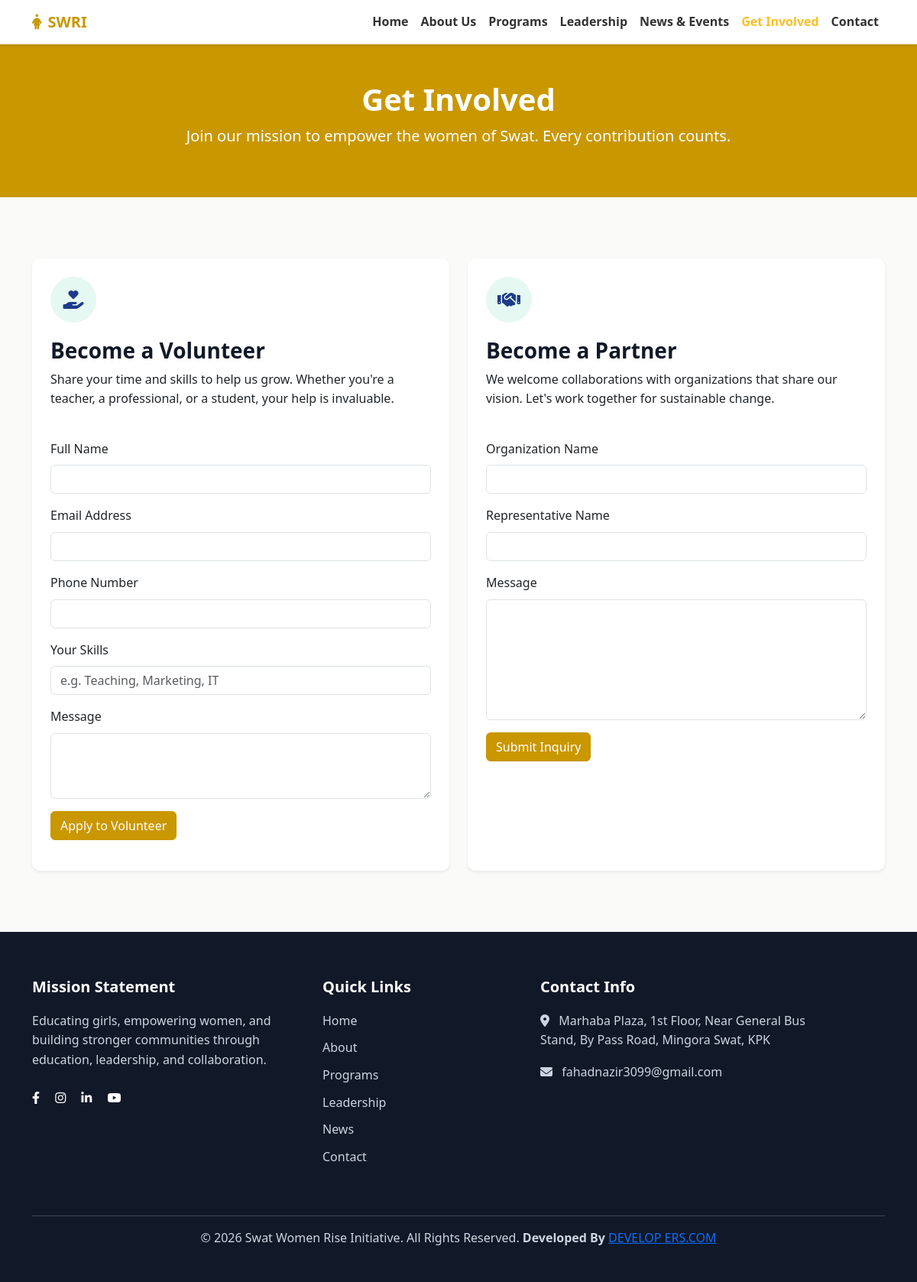
The app's page /get-involved.php with its own data.
### tables this page shows
CREATE TABLE `get_involved_header` (
  `id` int(11) NOT NULL,
  `page_title` varchar(255) NOT NULL,
  `page_subtitle` text NOT NULL,
  `volunteer_heading` varchar(255) NOT NULL,
  `volunteer_description` text NOT NULL,
  `partner_heading` varchar(255) NOT NULL,
  `partner_description` text NOT NULL,
  `updated_at` timestamp NOT NULL DEFAULT current_timestamp() ON UPDATE current_timestamp()
);

CREATE TABLE `contact_page` (
  `id` int(11) NOT NULL,
  `page_title` varchar(255) NOT NULL,
  `page_subtitle` text NOT NULL,
  `address` text NOT NULL,
  `email` varchar(255) NOT NULL,
  `facebook_url` varchar(500) DEFAULT NULL,
  `instagram_url` varchar(500) DEFAULT NULL,
  `linkedin_url` varchar(500) DEFAULT NULL,
  `youtube_url` varchar(500) DEFAULT NULL,
  `updated_at` timestamp NOT NULL DEFAULT current_timestamp() ON UPDATE current_timestamp()
);

### include/core.php (called while the page is built, shortened)
<?php
class core
{
    private $db;
    public function __construct($conn)
    {
        $this->db = $conn;
    }
public function getInvolvedHeader()
{
    try{
        $sql = "
            SELECT *
            FROM get_involved_header
            LIMIT 1
        ";
        $statement = $this->db->prepare($sql);
        $statement->execute();
        return $statement->fetch(PDO::FETCH_ASSOC);
    }catch(\Throwable $th){
        throw $th;
    }
}
public function contactPage()
{
    try{
        $sql = "
            SELECT *
            FROM contact_page
            LIMIT 1
        ";
        $statement = $this->db->prepare($sql);
        $statement->execute();
        $page = $statement->fetch(PDO::FETCH_ASSOC);
        return $page;
    }catch(\Throwable $th){
        throw $th;
    }
}
}
?>

### get-involved.php (the view, shortened to what this page needs)
<?php
require 'config/db.php';
require 'include/core.php';
$admin = new core($conn);
$getInvolved = $admin->getInvolvedHeader();
require 'header.php';
?>
    <header class="bg-primary text-white py-5">
        <div class="container text-center">
                    <h1 class="text-white">
            <?= $getInvolved['page_title']; ?>
            </h1>
            <p class="lead">
            <?= $getInvolved['page_subtitle']; ?>
            </p>
        </div>
    </header>
    <section class="section-padding">
        <div class="container">
            <div class="row g-4">
                <div class="col-lg-6">
                    <div class="card h-100 p-4 border-0 shadow-sm">
                        <div class="icon-box"><i class="fas fa-hand-holding-heart"></i></div>
                     <h3>
<?= $getInvolved['volunteer_heading']; ?>
</h3>
<p>
<?= $getInvolved['volunteer_description']; ?>
</p>
                        <form class="mt-4" id="volunteerForm">
                            <div class="mb-3">
                                <label class="form-label">Full Name</label>
                                <input type="text"
                                name="full_name"
                                class="form-control"
                                required>
                            </div>
                            <div class="mb-3">
                                <label class="form-label">Email Address</label>
                                <input type="email"
                                    name="email"
                                    class="form-control"
                                    required>
                            </div>
                            <div class="mb-3">
                                <label class="form-label">Phone Number</label>
                                <input type="tel"
                                    name="phone"
                                    class="form-control"
                                    required>
                            </div>
                            <div class="mb-3">
                                <label class="form-label">Your Skills</label>
                                <input type="text"
                                    name="skills"
                                    class="form-control"
                                    placeholder="e.g. Teaching, Marketing, IT"
                                    required>
                            </div>
                            <div class="mb-3">
                                <label class="form-label">Message</label>
                                <textarea name="message" class="form-control" rows="3"></textarea>
                            </div>
                            <button type="submit" class="btn btn-primary">Apply to Volunteer</button>
                        </form>
                    </div>
                </div>
                <div class="col-lg-6">
                    <div class="card h-100 p-4 border-0 shadow-sm">
                        <div class="icon-box"><i class="fas fa-handshake"></i></div>
                                <h3>
                                <?= $getInvolved['partner_heading']; ?>
                                </h3>
                                <p>
                                <?= $getInvolved['partner_description']; ?>
                                </p>
                        <form class="mt-4" id="partnerForm">
                            <div class="mb-3">
                                <label class="form-label">Organization Name</label>
                                <input type="text"
                                name="organization_name"
                                class="form-control"
                                required>
                            </div>
                            <div class="mb-3">
                                <label class="form-label">Representative Name</label>
                                <input type="text"
                                name="representative_name"
                                class="form-control"
                                required>
                            </div>
                            <div class="mb-3">
                                <label class="form-label">Message</label>
                                <textarea name="message" class="form-control" rows="6"></textarea>
                            </div>
                            <button type="submit" class="btn btn-primary">Submit Inquiry</button>
                        </form>
                    </div>
                </div>
            </div>
        </div>
    </section>
<?php
require 'footer.php';
?>

### footer.php (shortened to what this page needs)
<?php
$getContact = $admin->contactPage();
?>
    <footer class="footer">
        <div class="container">
            <div class="row g-4">
                <div class="col-lg-4">
                    <h5>Mission Statement</h5>
                    <p>Educating girls, empowering women, and building stronger communities through education, leadership, and collaboration.</p>
                    <div class="mt-4">
                        <a href="<?= $getContact['facebook_url']; ?>" class="text-white me-3"><i class="fab fa-facebook-f"></i></a>
                        <a href="<?= $getContact['instagram_url']; ?>" class="text-white me-3"><i class="fab fa-instagram"></i></a>
                        <a href="<?= $getContact['linkedin_url']; ?>" class="text-white me-3"><i class="fab fa-linkedin-in"></i></a>
                        <a href="<?= $getContact['youtube_url']; ?>" class="text-white"><i class="fab fa-youtube"></i></a>
                    </div>
                </div>
                <div class="col-lg-3">
                    <h5>Quick Links</h5>
                    <ul class="footer-links">
                        <li><a href="index.php">Home</a></li>
                        <li><a href="about.php">About</a></li>
                        <li><a href="programs.php">Programs</a></li>
                        <li><a href="leadership.php">Leadership</a></li>
                        <li><a href="news.php">News</a></li>
                        <li><a href="contact.php">Contact</a></li>
                    </ul>
                </div>
                <div class="col-lg-4">
                    <h5>Contact Info</h5>
                    <p><i class="fas fa-map-marker-alt me-2"></i> <?php echo $getContact['address']; ?></p>
                    <p><i class="fas fa-envelope me-2"></i> <?php echo $getContact['email']; ?></p>
                </div>
            </div>
            <hr class="mt-5 bg-secondary">
            <div class="text-center pb-2">
                <p>&copy; <?php echo date("Y"); ?> Swat Women Rise Initiative. All Rights Reserved. <b> Developed By </b> <a target="_blank" href='https://Xahoor.github.io'> DEVELOP ERS.COM</a></p>
            </div>
        </div>
    </footer>
</body>
</html>

### css/style.css (style rules this page uses)
:root { --primary-color: #C99700; --secondary-color: #1E3A8A; --accent-color: #E11D48; --bg-color: #FAFAF9; --card-bg-color: #FFFFFF; --heading-color: #111827; --text-color: #4B5563; --border-color: #D6D3D1; }
body { font-family: 'Segoe UI', Tahoma, Geneva, Verdana, sans-serif; background-color: var(--bg-color); color: var(--text-color); line-height: 1.6; }
h1, h2, h3, h4, h5, h6 { color: var(--heading-color); font-weight: 700; }
.btn-primary { background-color: var(--primary-color); border-color: var(--primary-color); }
.bg-primary { background-color: var(--primary-color) !important; }
.section-padding { padding: 80px 0; }
.card { border: 1px solid var(--border-color); border-radius: 10px; transition: transform 0.3s ease; }
.footer { background-color: var(--heading-color); color: #cbd5e1; padding: 60px 0 20px; }
.footer h5 { color: white; margin-bottom: 20px; }
.footer-links { list-style: none; padding: 0; }
.footer-links li { margin-bottom: 10px; }
.footer-links a { color: #cbd5e1; text-decoration: none; transition: color 0.3s; }
.icon-box { width: 60px; height: 60px; background-color: rgba(16, 185, 129, 0.1); color: var(--secondary-color); border-radius: 50%; display: flex; align-items: center; justify-content: center; font-size: 24px; margin-bottom: 20px; }

### records on screen
get_involved_header: page_title "Get Involved", page_subtitle "Join our mission to empower the women of Swat. Every contribution counts.", volunteer_heading "Become a Volunteer", volunteer_description "Share your time and skills to help us grow. Whether you're a teacher, a professional, or a student, your help is invaluable.", partner_heading "Become a Partner", partner_description "We welcome collaborations with organizations that share our vision. Let's work together for sustainable change."
contact_page: address "Marhaba Plaza, 1st Floor, Near General Bus Stand, By Pass Road, Mingora Swat, KPK", email "fahadnazir3099@gmail.com"
